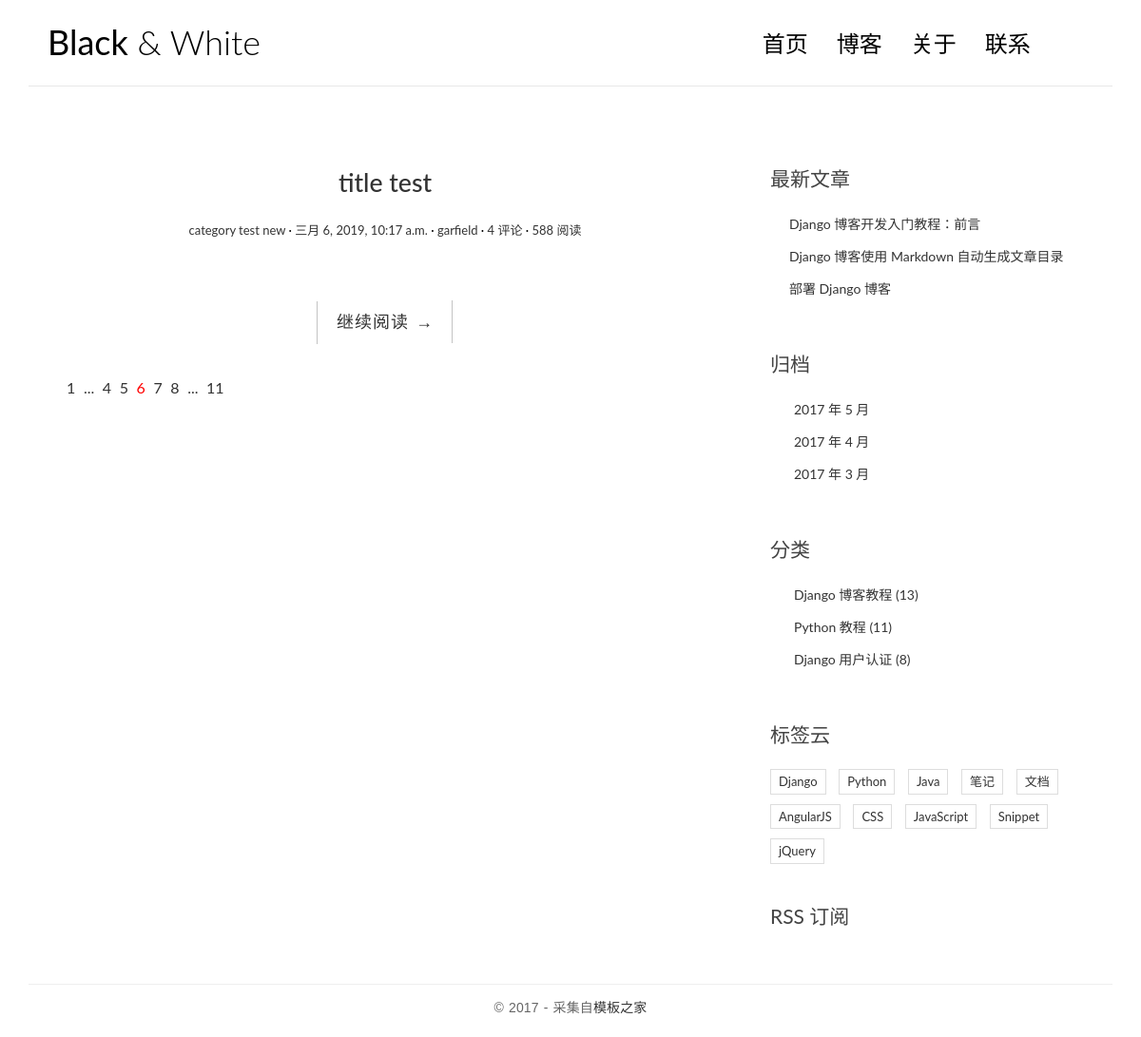
/blog/, run on an earlier commit of the app's database.
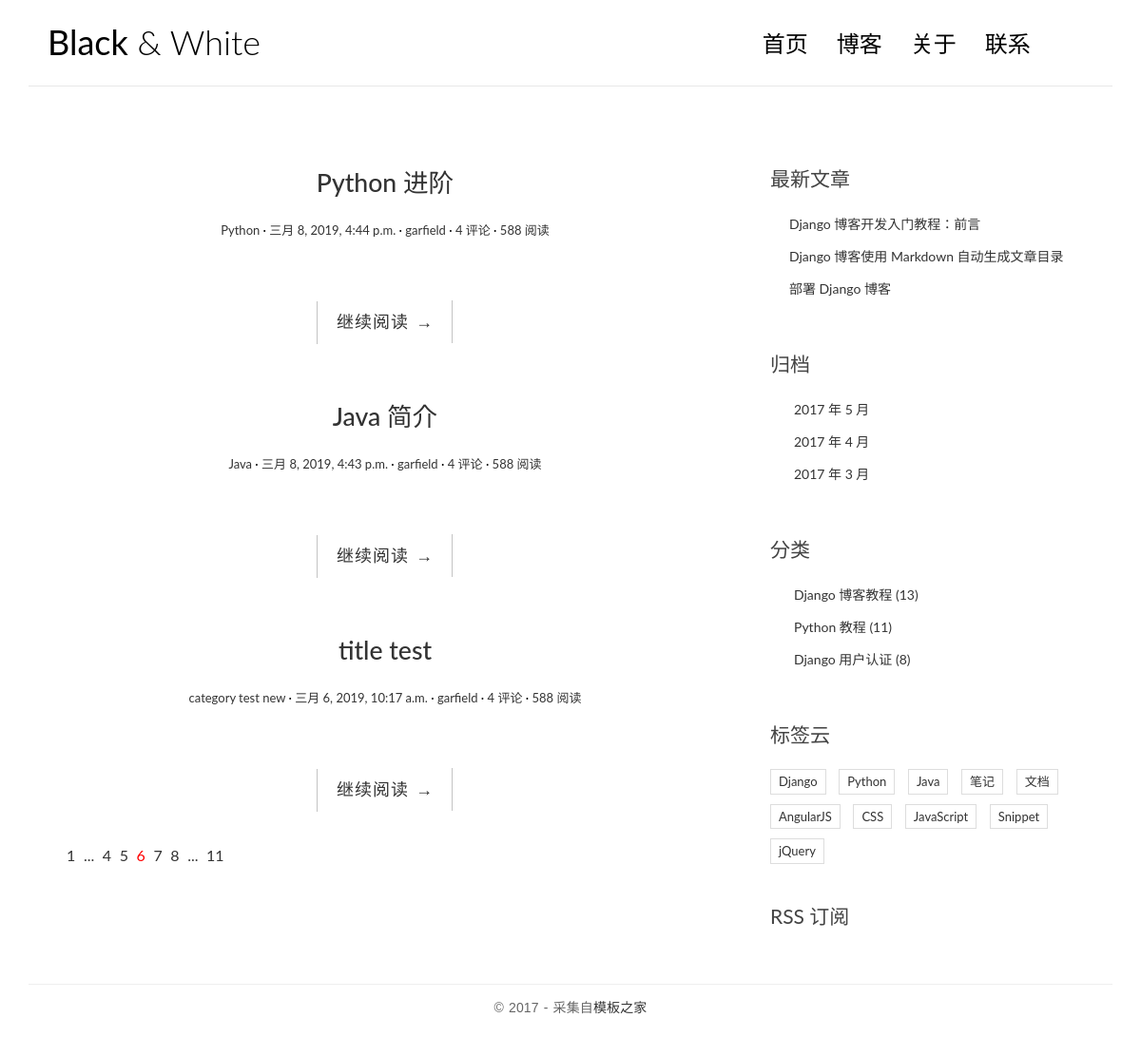
And on a later commit of the database.
### blog/models.py (models this page shows, shortened)
class Post(models.Model):
    title = models.CharField(max_length=100)
    body = models.TextField()
    created_time = models.DateTimeField()
    modified_time = models.DateTimeField()
    excerpt = models.CharField(max_length=200,blank=True)
    category = models.ForeignKey(Category)
    tags = models.ManyToManyField(Tag,blank=True)
    author = models.ForeignKey(User)

class Category(models.Model):
    name = models.CharField(max_length=100)

### blog/views.py (the view)
def index(request):
    post_list = Post.objects.all().order_by("-created_time")
    return render(request,'blog/index.html',context={'post_list':post_list})

### templates/blog/index.html (shortened to what this page needs)
{% load staticfiles %}
<!DOCTYPE html>
<html>
<head>
    <link rel="stylesheet" href="{% static 'blog/css/bootstrap.min.css' %}">
    <link rel="stylesheet" href="http://code.ionicframework.com/ionicons/2.0.1/css/ionicons.min.css">
    <link rel="stylesheet" href="{% static 'blog/css/pace.css' %}">
    <link rel="stylesheet" href="{% static 'blog/css/custom.css' %}">
</head>
<body>
<div class="container">
    <header id="site-header">
        <div class="row">
            <div class="col-md-4 col-sm-5 col-xs-8">
                <div class="logo">
                    <h1><a href="index.html"><b>Black</b> &amp; White</a></h1>
                </div>
            </div>
            <div class="col-md-8 col-sm-7 col-xs-4">
                <nav class="main-nav" role="navigation">
                    <div class="collapse navbar-collapse" id="bs-example-navbar-collapse-1">
                        <ul class="nav navbar-nav navbar-right">
                            <li class="cl-effect-11"><a href="index.html" data-hover="首页">首页</a></li>
                            <li class="cl-effect-11"><a href="full-width.html" data-hover="博客">博客</a></li>
                            <li class="cl-effect-11"><a href="about.html" data-hover="关于">关于</a></li>
                            <li class="cl-effect-11"><a href="contact.html" data-hover="联系">联系</a></li>
                        </ul>
                    </div>
                </nav>
            </div>
        </div>
    </header>
</div>
<div class="content-body">
    <div class="container">
        <div class="row">
            <main class="col-md-8">
                {% for post in post_list %}
                <article class="post post-{{ post.pk }}">
                    <header class="entry-header">
                        <h1 class="entry-title">
                            <a href="single.html">{{ post.title }}</a>
                        </h1>
                        <div class="entry-meta">
                            <span class="post-category"><a href="#">{{ post.category.name }}</a></span>
                            <span class="post-date"><a href="#"><time class="entry-date"
                                                                      datetime="{{ post.created_time }}">{{ post.created_time }}</time></a></span>
                            <span class="post-author"><a href="#">{{ post.author }}</a></span>
                            <span class="comments-link"><a href="#">4 评论</a></span>
                            <span class="views-count"><a href="#">588 阅读</a></span>
                        </div>
                    </header>
                    <div class="entry-content clearfix">
                        <div class="read-more cl-effect-14">
                            <a href="#" class="more-link">继续阅读 <span class="meta-nav">→</span></a>
                        </div>
                    </div>
                </article>
                {% empty %}
                    <div class="no-post">暂时还没有发布的文章！ </div>
                {% endfor %}
                <div class="pagination">
                    <ul>
                        <li><a href="">1</a></li>
                        <li><a href="">...</a></li>
                        <li><a href="">4</a></li>
                        <li><a href="">5</a></li>
                        <li class="current"><a href="">6</a></li>
                        <li><a href="">7</a></li>
                        <li><a href="">8</a></li>
                        <li><a href="">...</a></li>
                        <li><a href="">11</a></li>
                    </ul>
                </div>
            </main>
            <aside class="col-md-4">
                <div class="widget widget-recent-posts">
                    <h3 class="widget-title">最新文章</h3>
                    <ul>
                        <li>
                            <a href="#">Django 博客开发入门教程：前言</a>
                        </li>
                        <li>
                            <a href="#">Django 博客使用 Markdown 自动生成文章目录</a>
                        </li>
                        <li>
                            <a href="#">部署 Django 博客</a>
                        </li>
                    </ul>
                </div>
                <div class="widget widget-archives">
                    <h3 class="widget-title">归档</h3>
                    <ul>
                        <li>
                            <a href="#">2017 年 5 月</a>
                        </li>
                        <li>
                            <a href="#">2017 年 4 月</a>
                        </li>
                        <li>
                            <a href="#">2017 年 3 月</a>
                        </li>
                    </ul>
                </div>
                <div class="widget widget-category">
                    <h3 class="widget-title">分类</h3>
                    <ul>
                        <li>
                            <a href="#">Django 博客教程 <span class="post-count">(13)</span></a>
                        </li>
                        <li>
                            <a href="#">Python 教程 <span class="post-count">(11)</span></a>
                        </li>
                        <li>
                            <a href="#">Django 用户认证 <span class="post-count">(8)</span></a>
                        </li>
                    </ul>
                </div>
                <div class="widget widget-tag-cloud">
                    <h3 class="widget-title">标签云</h3>
                    <ul>
                        <li>
                            <a href="#">Django</a>
                        </li>
                        <li>
                            <a href="#">Python</a>
                        </li>
                        <li>
                            <a href="#">Java</a>
                        </li>
                        <li>
                            <a href="#">笔记</a>
                        </li>
                        <li>
                            <a href="#">文档</a>
                        </li>
                        <li>
                            <a href="#">AngularJS</a>
                        </li>
                        <li>
                            <a href="#">CSS</a>
                        </li>
                        <li>
                            <a href="#">JavaScript</a>
                        </li>
                        <li>
                            <a href="#">Snippet</a>
                        </li>
                        <li>
                            <a href="#">jQuery</a>
                        </li>
                    </ul>
                </div>
                <div class="rss">
                    <a href=""> RSS 订阅</a>
                </div>
            </aside>
        </div>
    </div>
</div>
<footer id="site-footer">
    <div class="container">
        <div class="row">
            <div class="col-md-12">
                <p class="copyright">&copy 2017 - 采集自<a href="http://www.cssmoban.com/"
                                                        target="_blank" title="模板之家">模板之家</a>
                </p>
            </div>
        </div>
    </div>
</footer>
</body>
</html>

### blog/static/blog/css/custom.css (style rules this page uses)
* { outline: none; }
h1, h2, h3, h4, h5, h6 { margin-top: 0; }
b { font-weight: 400; }
a { color: #333; }
body { color: #444; font-family: 'Lato', sans-serif; }
p { font-family: 'Ubuntu', sans-serif; font-weight: 400; word-spacing: 1px; letter-spacing: 0.01em; }
#site-header { background-color: #FFF; padding: 25px 20px; margin-bottom: 40px; border-bottom: 1px solid #e7e7e7; }
.logo h1 a { color: #000; }
.logo h1 { margin: 0; font-family: 'Lato', sans-serif; font-weight: 300; }
.main-nav { margin-top: 11px; max-width: 95%; }
.main-nav a { color: #000000 !important; padding: 0 0 5px 0 !important; margin-right: 30px; font-family: 'Lato', sans-serif; font-weight: 300; font-size: 24px; }
.cl-effect-11 a { padding: 10px 0; color: #0972b4; text-shadow: none; }
.cl-effect-11 a::before { position: absolute; top: 0; left: 0; overflow: hidden; padding: 0 0 5px 0 !important; max-width: 0; border-bottom: 1px solid #000; color: #000; content: attr(data-hover); white-space: nowrap; -webkit-transition: max-width 0.5s; -moz-transition: max-width 0.5s; transition: max-width 0.5s; }
.content-body { padding-bottom: 4em; }
.post { background: #fff; padding: 30px 30px 0; }
.entry-title { text-align: center; font-size: 1.9em; margin-bottom: 20px; line-height: 1.6; padding: 10px 20px 0; }
.entry-meta { text-align: center; color: #DDDDDD; font-size: 13px; margin-bottom: 30px; }
.entry-content { font-size: 18px; line-height: 1.9; font-weight: 300; color: #000; }
.post-category::after, .post-date::after, .post-author::after, .comments-link::after { content: ' ·'; color: #000; }
.read-more { font-family: 'Ubuntu', sans-serif; font-weight: 400; word-spacing: 1px; letter-spacing: 0.01em; text-align: center; margin-top: 20px; }
.cl-effect-14 a { padding: 0 20px; height: 45px; line-height: 45px; position: relative; display: inline-block; margin: 15px 25px; letter-spacing: 1px; font-weight: 400; text-shadow: 0 0 1px rgba(255, 255, 255, 0.3); }
.cl-effect-14 a::before, .cl-effect-14 a::after { position: absolute; width: 45px; height: 1px; background: #C3C3C3; content: ''; -webkit-transition: all 0.3s; -moz-transition: all 0.3s; transition: all 0.3s; pointer-events: none; }
.cl-effect-14 a::before { top: 0; left: 0; -webkit-transform: rotate(90deg); -moz-transform: rotate(90deg); transform: rotate(90deg); -webkit-transform-origin: 0 0; -moz-transform-origin: 0 0; transform-origin: 0 0; }
.cl-effect-14 a::after { right: 0; bottom: 0; -webkit-transform: rotate(90deg); -moz-transform: rotate(90deg); transform: rotate(90deg); -webkit-transform-origin: 100% 0; -moz-transform-origin: 100% 0; transform-origin: 100% 0; }
.widget { background: #fff; padding: 30px 0 0; }
.widget-title { font-size: 1.5em; margin-bottom: 20px; line-height: 1.6; padding: 10px 0 0; font-weight: 400; }
.widget-recent-posts ul { padding: 0; margin: 0; padding-left: 20px; }
.widget-recent-posts ul li { list-style-type: none; position: relative; line-height: 170%; margin-bottom: 10px; }
.widget-recent-posts ul li::before { content: '\f3d3'; font-family: "Ionicons"; position: absolute; left: -17px; top: 3px; font-size: 16px; color: #000; }
.widget-archives ul { padding: 0; margin: 0; padding-left: 25px; }
.widget-archives ul li { list-style-type: none; position: relative; line-height: 170%; margin-bottom: 10px; }
.widget-archives ul li::before { content: '\f3f3'; font-family: "Ionicons"; position: absolute; left: -25px; top: 1px; font-size: 16px; color: #000; }
.widget-category ul { padding: 0; margin: 0; padding-left: 25px; }
.widget-category ul li { list-style-type: none; position: relative; line-height: 170%; margin-bottom: 10px; }
.widget-category ul li::before { content: '\f3fe'; font-family: "Ionicons"; position: absolute; left: -25px; top: 1px; font-size: 18px; color: #000; }
.widget-tag-cloud ul { padding: 0; margin: 0; margin-right: -10px; }
.widget-tag-cloud ul li { list-style-type: none; font-size: 13px; display: inline-block; margin-right: 10px; margin-bottom: 10px; padding: 3px 8px; border: 1px solid #ddd; }
.rss { font-size: 21px; margin-top: 30px; }
.rss a { color: #444; }
#site-footer { padding-top: 10px; padding: 0 0 1.5em 0; }
.copyright { text-align: center; padding-top: 1em; margin: 0; border-top: 1px solid #eee; color: #666; }
.pagination ul { list-style: none; }
.pagination ul li { display: inline-block; font-size: 16px; margin-right: 5px; }
.current a { color: red; }

What changed in the data, as far as the page shows it:
added Post: title "Python 进阶", category.name "Python", created_time "三月 8, 2019, 4:44 p.m.", author "garfield"
added Post: title "Java 简介", category.name "Java", created_time "三月 8, 2019, 4:43 p.m.", author "garfield"
